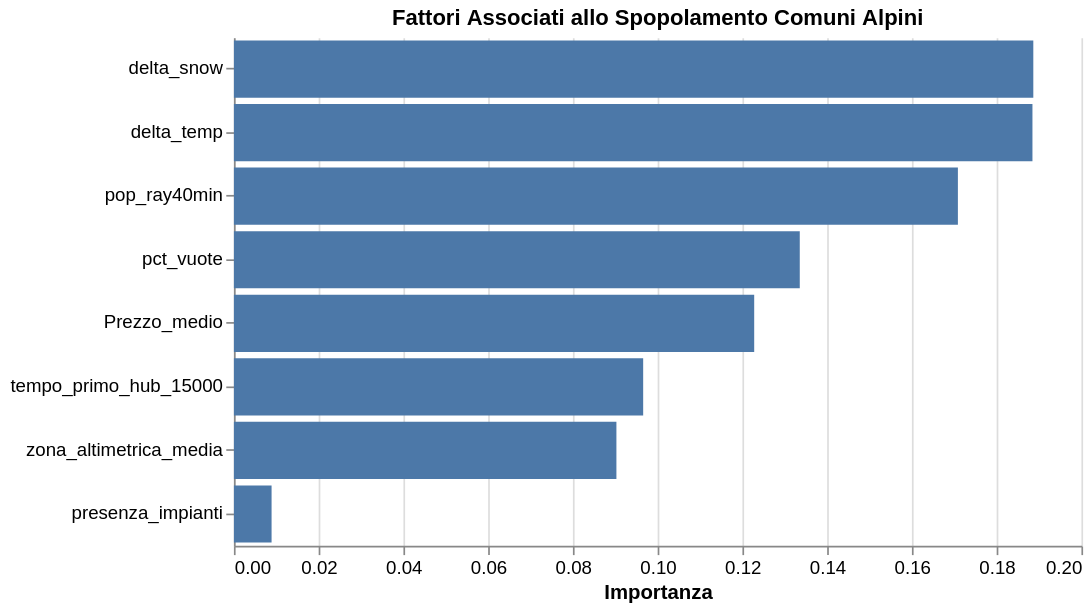

Write a Vega-Lite specification for this figure.
### Vega-Lite specification from a JSON file in a GitHub repository (floating-point values rounded to 4 significant figures)
{"config": {"background": "transparent", "view": {"stroke": "transparent"}, "range": {"category": ["#008559", "#F1C40F", "#D9381E", "#2980B9", "#8E44AD", "#E67E22", "#16A085"]}, "axis": {"labelFontSize": 11, "titleFontSize": 12}, "header": {"labelFontSize": 11, "titleFontSize": 12}}, "data": {"name": "data-a0581b3f2cc88c47596fc9d90eb16e12"}, "mark": {"type": "bar"}, "encoding": {"tooltip": [{"field": "variabile", "type": "nominal"}, {"field": "importanza", "format": ".3f", "type": "quantitative"}], "x": {"field": "importanza", "title": "Importanza", "type": "quantitative"}, "y": {"field": "variabile", "sort": "-x", "title": null, "type": "nominal"}}, "height": 300, "title": "Fattori Associati allo Spopolamento Comuni Alpini", "width": 500, "$schema": "https://vega.github.io/schema/vega-lite/v5.20.1.json", "datasets": {"data-a0581b3f2cc88c47596fc9d90eb16e12": [{"variabile": "delta_snow", "importanza": 0.1886}, {"variabile": "delta_temp", "importanza": 0.1884}, {"variabile": "pop_ray40min", "importanza": 0.1709}, {"variabile": "pct_vuote", "importanza": 0.1335}, {"variabile": "Prezzo_medio", "importanza": 0.1228}, {"variabile": "tempo_primo_hub_15000", "importanza": 0.09658}, {"variabile": "zona_altimetrica_media", "importanza": 0.09027}, {"variabile": "presenza_impianti", "importanza": 0.008889}]}}
